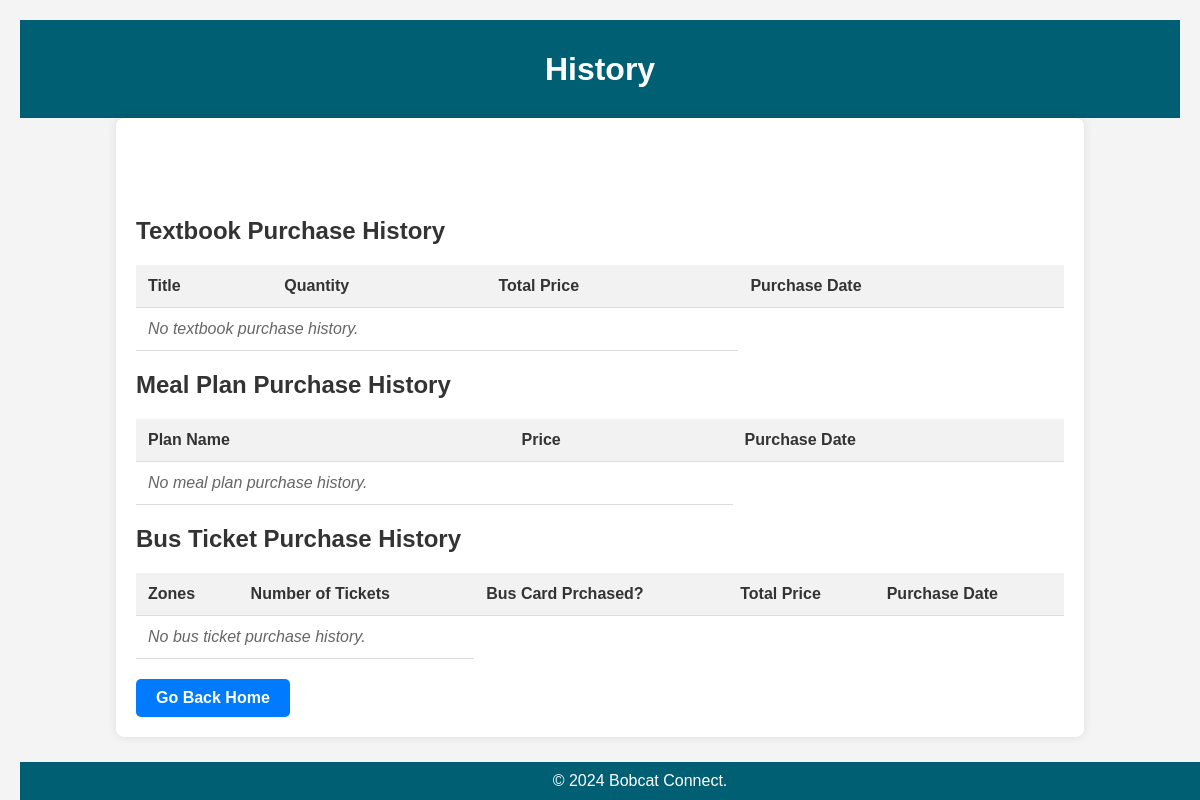
The page /purchase-history/ (signed in) on the database as committed earlier.
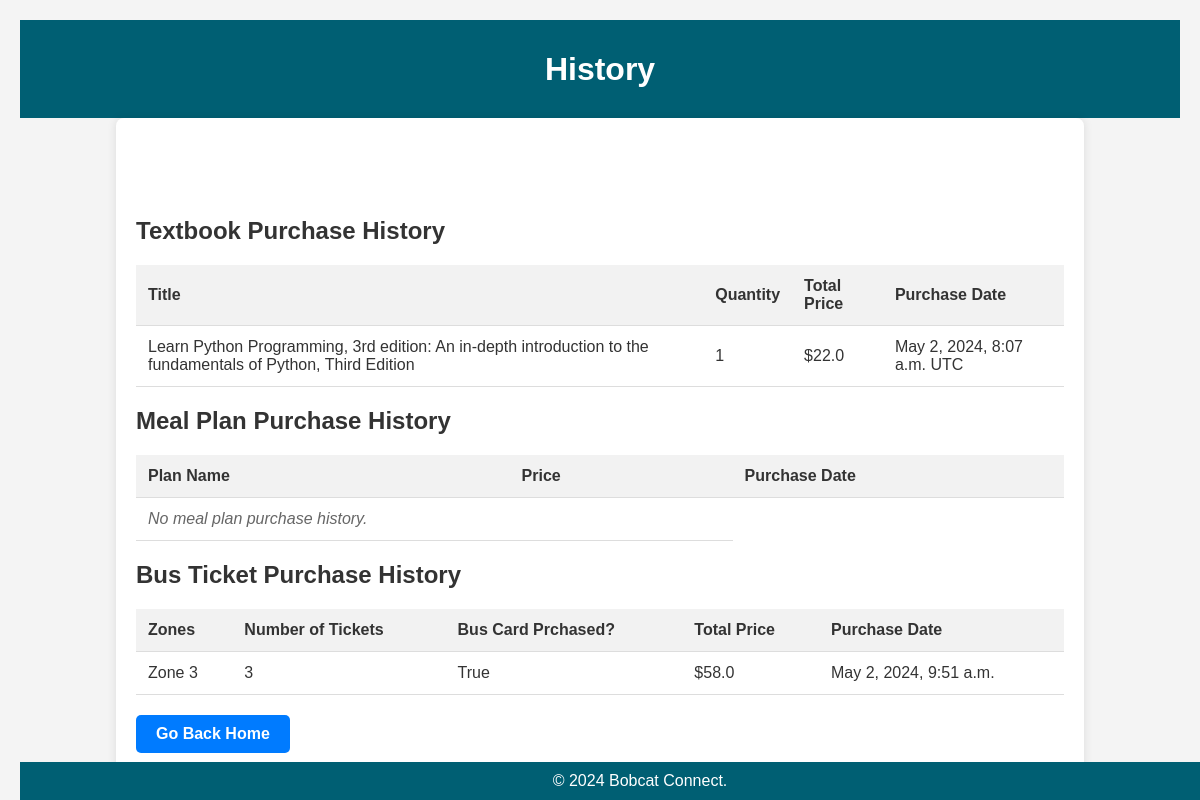
The same page on the database as committed later.
### BobcatConApp/models.py (models this page shows, shortened)
class TextbookPurchaseHistory(models.Model):
    user = models.ForeignKey(User, on_delete=models.CASCADE)
    textbook = models.ForeignKey(Textbook, on_delete=models.CASCADE)
    quantity = models.IntegerField()
    purchase_date = models.DateTimeField(auto_now_add=True)
    total_price = models.FloatField()
    transaction_date = models.DateTimeField(auto_now_add=True, null=True, blank=True)

class Textbook(models.Model):
    title = models.CharField(max_length=200)
    author = models.CharField(max_length=100)
    price = models.DecimalField(max_digits=10, decimal_places=2, null=True, blank=True)
    image_url = models.ImageField(upload_to='textbook_images/', null=True, blank=True)

class TicketPurchaseHistory(models.Model):
    user = models.ForeignKey(User, on_delete=models.CASCADE)
    zones = models.CharField(max_length=100)  # Store selected zones as a comma-separated string
    number_of_tickets = models.IntegerField()
    bus_card_purchase_option = models.BooleanField(default=False)  # True if bus card purchased, False otherwise
    transaction_date = models.DateTimeField(auto_now_add=True)
    total_price = models.FloatField(null=True, blank=True)

### BobcatConApp/views.py (the view)
# urls.py: path('purchase-history/', views.purchase_history, name='purchase_history'),
@login_required
def purchase_history(request):
    textbook_history = TextbookPurchaseHistory.objects.filter(user=request.user)
    mealplan_history = MealplanPurchaseHistory.objects.filter(user=request.user)
    ticket_history = TicketPurchaseHistory.objects.filter(user=request.user)
    context = {
        'textbook_history': textbook_history,
        'mealplan_history': mealplan_history,
        'ticket_history': ticket_history
    }
    return render(request, 'purchase_history.html', context)

### templates/purchase_history.html (shortened to what this page needs)
<!DOCTYPE html>
<html lang="en">
<head>
</head>
<body>
    <header>
        <h1>History</h1>
    </header>
    <div class="container">
        <h1>Purchase History</h1>
        <h2>Textbook Purchase History</h2>
        <table>
            <thead>
                <tr>
                    <th>Title</th>
                    <th>Quantity</th>
                    <th>Total Price</th>
                    <th>Purchase Date</th>
                </tr>
            </thead>
            <tbody>
                {% for purchase in textbook_history %}
                <tr>
                    <td>{{ purchase.textbook.title }}</td>
                    <td>{{ purchase.quantity }}</td>
                    <td>${{ purchase.total_price }}</td>
                    <td>{{ purchase.transaction_date }} UTC</td>
                </tr>
                {% empty %}
                <tr><td colspan="3" class="no-history">No textbook purchase history.</td></tr>
                {% endfor %}
            </tbody>
        </table>
        <h2>Meal Plan Purchase History</h2>
        <table>
            <thead>
                <tr>
                    <th>Plan Name</th>
                    <th>Price</th>
                    <th>Purchase Date</th>
                </tr>
            </thead>
            <tbody>
                {% for purchase in mealplan_history %}
                <tr>
                    <td>{{ purchase.meal_plan_name }}</td>
                    <td>${{ purchase.price }}</td>
                    <td>{{ purchase.transaction_date }} UTC</td>
                </tr>
                {% empty %}
                <tr><td colspan="2" class="no-history">No meal plan purchase history.</td></tr>
                {% endfor %}
            </tbody>
        </table>
        <h2>Bus Ticket Purchase History</h2>
        <table>
            <thead>
                <tr>
                    <th>Zones</th>
                    <th>Number of Tickets</th>
                    <th>Bus Card Prchased?</th>
                    <th>Total Price</th>
                    <th>Purchase Date</th>
                </tr>
            </thead>
            <tbody>
                {% for purchase in ticket_history %}
                <tr>
                    <td>{{ purchase.zones }}</td>
                    <td>{{ purchase.number_of_tickets }}</td>
                    <td>{{ purchase.bus_card_purchase_option }}</td>
                    <td>${{ purchase.total_price }}</td>
                    <td>{{ purchase.transaction_date }}</td>
                </tr>
                {% empty %}
                <tr><td colspan="2" class="no-history">No bus ticket purchase history.</td></tr>
                {% endfor %}
            </tbody>
        </table>
        <a href="/">Go Back Home</a>
    </div>
    <footer>
        © 2024 Bobcat Connect.
    </footer>
</body>
</html>

Rows that differ between the two databases and show on the page:
added TextbookPurchaseHistory: textbook "Learn Python Programming, 3rd edition: An in-depth introduction to the fundamentals of Python, Third Edition", quantity "1", total_price "22.0", transaction_date "May 2, 2024, 8:07 a.m."
added TicketPurchaseHistory: zones "Zone 3", number_of_tickets "3", bus_card_purchase_option "True", total_price "58.0", transaction_date "May 2, 2024, 9:51 a.m."
Other text that changed with them:
text no longer shown: "No textbook purchase history. No bus ticket purchase history."
